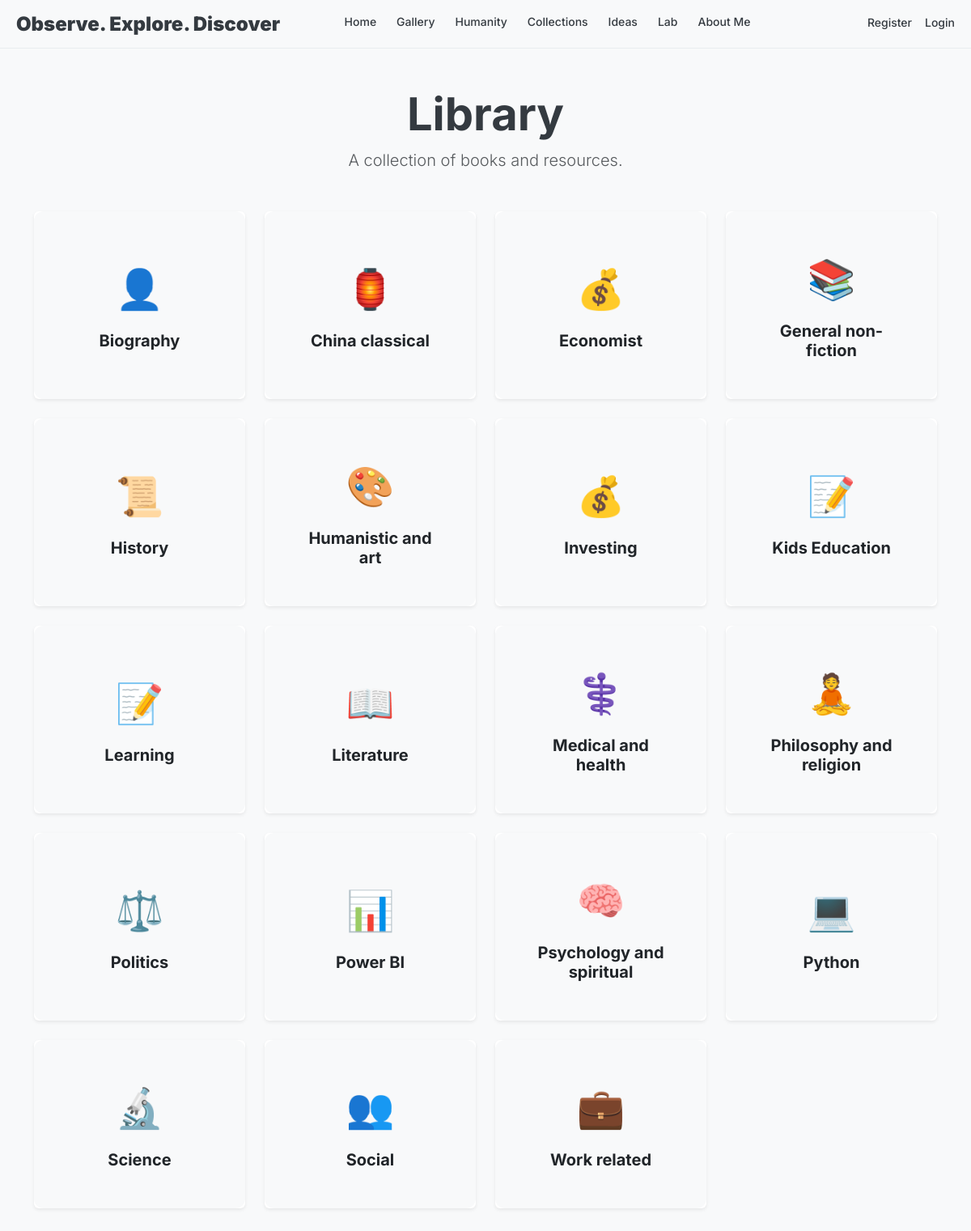
The page /library on the database its author committed.
### mySite/app.py (models this page shows, shortened)
class CategoryIcon(db.Model):
    id = db.Column(db.Integer, primary_key=True)
    name = db.Column(db.String(100), unique=True, nullable=False)
    icon = db.Column(db.String(10), default='📚')  # Emoji or icon character
    display_order = db.Column(db.Integer, default=0)  # For custom sorting
    created_at = db.Column(db.DateTime, default=datetime.utcnow)

### mySite/app.py (the view)
@app.route("/library")
def library_index():
    categories = CategoryIcon.query.order_by(CategoryIcon.display_order, CategoryIcon.name).all()
    return render_template("library/index.html", categories=categories)

### mySite/templates/library/index.html (shortened to what this page needs)
{% extends "base.html" %}
{% block content %}
<div class="container py-5">
    <div class="text-center mb-5">
        <h1 class="display-4 fw-bold" style="font-family: 'Inter', sans-serif;">Library</h1>
        <p class="lead text-muted">A collection of books and resources.</p>
    </div>
    <div class="row g-4">
        {% for category in categories %}
        <div class="col-md-4 col-lg-3">
            <a href="{{ url_for('library_category', category=category.name) }}" class="text-decoration-none">
                <div class="card h-100 border-0 shadow-sm hover-card" style="transition: transform 0.3s ease;">
                    <div class="card-body d-flex flex-column justify-content-center align-items-center p-5 text-center"
                        style="background: #f8f9fa; border-radius: 12px;">
                        <div class="mb-3" style="font-size: 3rem;">{{ category.icon }}</div>
                        <h5 class="card-title fw-bold text-dark mb-0">{{ category.name }}</h5>
                    </div>
                </div>
            </a>
        </div>
        {% else %}
        <div class="col-12 text-center">
            <p class="text-muted">No categories found.</p>
        </div>
        {% endfor %}
    </div>
</div>
{% endblock %}

### mySite/static/css/style.css (style rules this page uses)
body { font-family: 'Inter', sans-serif; background-color: #f8f9fa; color: #343a40; margin: 0; padding: 0; overflow-x: hidden; }
h1, h2, h3, h4, h5, h6 { font-weight: 700; }
a { text-decoration: none; color: inherit; transition: color 0.2s ease; }
.hover-card { transition: transform 0.3s ease, box-shadow 0.3s ease; }

### rows shown on the page
CategoryIcon: icon "👤", name "Biography"
CategoryIcon: icon "🏮", name "China classical"
CategoryIcon: icon "💰", name "Economist"
CategoryIcon: icon "📚", name "General non-fiction"
CategoryIcon: icon "📜", name "History"
CategoryIcon: icon "🎨", name "Humanistic and art"
CategoryIcon: icon "💰", name "Investing"
CategoryIcon: icon "📝", name "Kids Education"
CategoryIcon: icon "📝", name "Learning"
CategoryIcon: icon "📖", name "Literature"
CategoryIcon: icon "⚕️", name "Medical and health"
CategoryIcon: icon "🧘", name "Philosophy and religion"
CategoryIcon: icon "⚖️", name "Politics"
CategoryIcon: icon "📊", name "Power BI"
CategoryIcon: icon "🧠", name "Psychology and spiritual"
CategoryIcon: icon "💻", name "Python"
CategoryIcon: icon "🔬", name "Science"
CategoryIcon: icon "👥", name "Social"
CategoryIcon: icon "💼", name "Work related"
